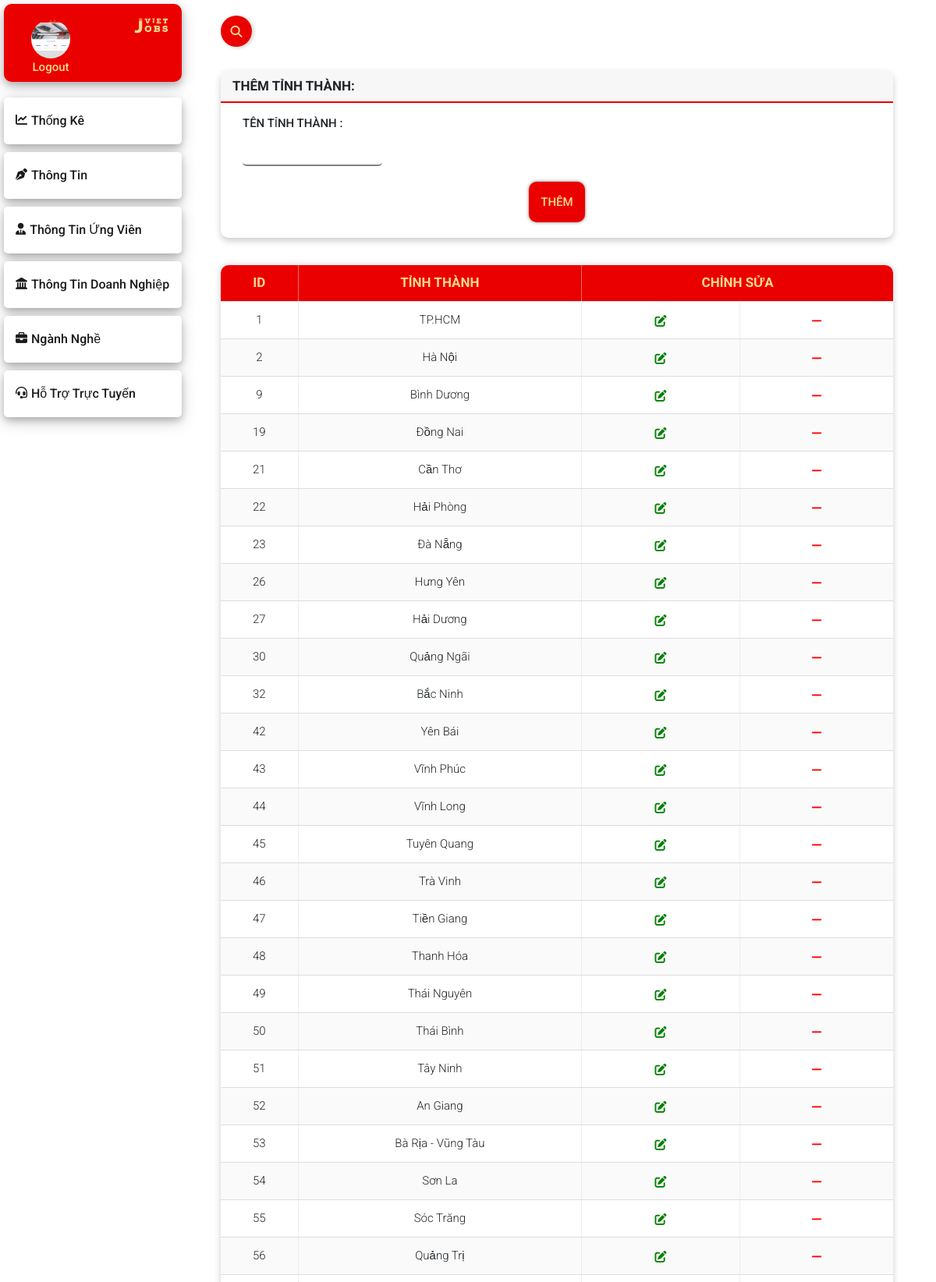
/Admin/index.php?tab=tinh-thanh (signed in, upper part), run on the app's committed database.
### tables this page shows
CREATE TABLE `tinhthanh` (
  `id` int(11) NOT NULL,
  `TinhThanh` varchar(50) NOT NULL
);

### Admin/tinh-thanh.php (the view, shortened to what this page needs)
<?php
    $tenTinhThanh = '';
    $update = false;
?>
            <div class = "search">
                <form class="form-search" action="" method = "POST" >
                    <button class = "search-btn"  type="submit"><i class="fas fa-search"></i></button>
                </form>
            </div>
            <div class = "add">
                <div class="add-label">
                    <h1 class = "form-label" >Thêm Tỉnh Thành:</h1>
                </div>
                <form method = "POST" >
                    <div class = "form-add">
                            <div class = "label-item">
                                <label>Tên Tỉnh Thành :</label><br>
                                <input type="text" name="tenTinhThanh" value = "<?php echo $tenTinhThanh; ?>" id="tinh-thanh">
                            </div>
                    </div>
                    <div class="button">
                    <?php
                    if ($update == true):
                    ?>
                        <input class="submit-btn" type="submit" name = "update" value="Lưu"></input>
                    <?php else: ?>
                        <input class="submit-btn" type="submit" name = "add" value="Thêm"></input>
                    <?php endif; ?>
                    </div>
                </form>
            </div>
            <div class = "show-data">
                <table id = "table">
                    <thead>
                            <tr >
                                <th>ID</th>
                                <th>Tỉnh Thành</th>
                                <th colspan="2">Chỉnh Sửa</th>
                            </tr>
                    </thead>
                    <tbody>
                    <?php
                           $sql = "SELECT * FROM tinhthanh";
                           $query = $conn -> query($sql);
                            while($row = $query -> fetch_assoc()):?>
                            <tr>
                                <td><?php echo $row['id'];?></td>
                                <td><?php echo $row['TinhThanh'];?></td>
                                <td>
                                    <a class="edit" href="?tab=<?php echo $tab; ?>&edit=<?php echo $row['id']; ?>"><i class="fas fa-edit"></i></a>
                                <td>
                                    <a class="delete" href="?tab=<?php echo $tab; ?>&delete=<?php echo $row['id']; ?>"><i class="fas fa-minus"></i></a>
                                </td>
                            </tr>
                                <?php endwhile; ?>
                    </tbody>
                </table>
            </div>

### Admin/includes/left-sidebar.php
<?php
    if (isset( $_SESSION['id'])) {
        $id =  $_SESSION['id'];
        $sql =("SELECT * FROM admin WHERE id =$id");
        $query = $conn->query($sql) or die($conn -> error());
        while ($row =$query->fetch_array()) {
            $image = $row['Image'];
        }
    }
?>
<div class = "left-sidebar" >
    <div class = "admin">
        <div class = "img-Admin">
                <a href="?tab=thong-tin"><img class="avatar" src="image/ <?php echo $image; ?>" alt="avatar"></a> <br>
                <a href="logout.php">Logout</a>
        </div>
        <img class = "logo" src="image/logo.png" alt="logo">
    </div>
    <ul>
        <?php $activePage = $_GET['tab'];?>
        <li class ="<?= ($activePage == 'thong-ke') ? 'active':''; ?>"><a href="?tab=thong-ke"><i class="fas fa-chart-line"></i>Thống kê</a></li>
        <li class ="<?= ($activePage == 'thong-tin') ? 'active':''; ?>"><a href="?tab=thong-tin"><i class="fas fa-pen-nib"></i>Thông tin</a></li>
        <li class ="<?= ($activePage == 'ung-vien') ? 'active':''; ?>"><a href="?tab=ung-vien"><i class="fas fa-user-tie"></i>Thông tin ứng viên</a></li>
        <li class ="<?= ($activePage == 'doanh-nghiep') ? 'active':''; ?>"><a href="?tab=doanh-nghiep"><i class="fas fa-landmark"></i>Thông tin doanh nghiệp</a></li>
        <li class ="<?= ($activePage == 'nganh-nghe') ? 'active':''; ?>"><a href="?tab=nganh-nghe"><i class="fas fa-briefcase"></i> Ngành nghề</a></li>
        <li class ="<?= ($activePage == 'ho-tro') ? 'active':''; ?>"><a href="?tab=ho-tro"><i class="fas fa-headset"></i>Hỗ trợ trực tuyến</a></li>
    </ul>
</div>
<div class = "content">

### data on the page
tinhthanh: id "1", TinhThanh "TP.HCM"
tinhthanh: id "2", TinhThanh "Hà Nội"
tinhthanh: id "9", TinhThanh "Bình Dương"
tinhthanh: id "19", TinhThanh "Đồng Nai"
tinhthanh: id "21", TinhThanh "Cần Thơ"
tinhthanh: id "22", TinhThanh "Hải Phòng"
tinhthanh: id "23", TinhThanh "Đà Nẵng"
tinhthanh: id "26", TinhThanh "Hưng Yên"
tinhthanh: id "27", TinhThanh "Hải Dương"
tinhthanh: id "30", TinhThanh "Quảng Ngãi"
tinhthanh: id "32", TinhThanh "Bắc Ninh"
tinhthanh: id "42", TinhThanh "Yên Bái"
tinhthanh: id "43", TinhThanh "Vĩnh Phúc"
tinhthanh: id "44", TinhThanh "Vĩnh Long"
tinhthanh: id "45", TinhThanh "Tuyên Quang"
tinhthanh: id "46", TinhThanh "Trà Vinh"
tinhthanh: id "47", TinhThanh "Tiền Giang"
tinhthanh: id "48", TinhThanh "Thanh Hóa"
tinhthanh: id "49", TinhThanh "Thái Nguyên"
tinhthanh: id "50", TinhThanh "Thái Bình"
tinhthanh: id "51", TinhThanh "Tây Ninh"
tinhthanh: id "52", TinhThanh "An Giang"
tinhthanh: id "53", TinhThanh "Bà Rịa - Vũng Tàu"
tinhthanh: id "54", TinhThanh "Sơn La"
tinhthanh: id "55", TinhThanh "Sóc Trăng"
tinhthanh: id "56", TinhThanh "Quảng Trị"
